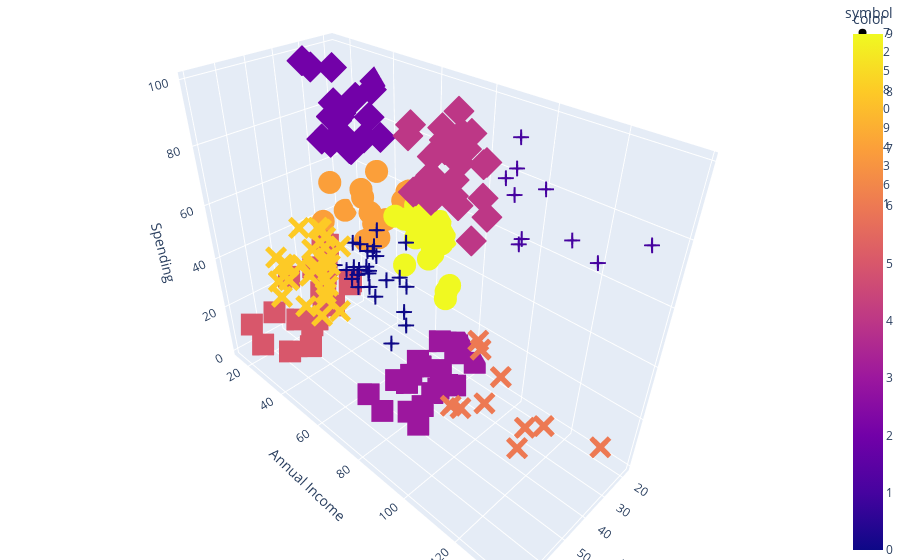

The notebook cell this image was saved under:
### Markdown cell above
# Let's do it in one go

### Code cell
# Initialising
model = KMeans(n_clusters=10)

# Now, we fit a model
model = model.fit(df_rel)

# Storing Model labels
colors = list(model.labels_)

# Going to visualise
import plotly.express as px
fig = px.scatter_3d(df_rel, x='Age', y='Annual Income', z='Spending',
              color=colors, symbol=colors)


# tight layout
fig.update_layout(margin=dict(l=0, r=0, b=0, t=0))
fig.show()

### Figure 1 — Plotly figure (JSON) as saved in the notebook; plotly's stock layout.template omitted (floating-point values rounded to 4 significant figures)
{"data": [{"hovertemplate": "symbol=7<br>Age=%{x}<br>Annual Income=%{y}<br>Spending=%{z}<br>color=%{marker.color}<extra></extra>", "legendgroup": "7", "marker": {"color": [7, 7, 7, 7, 7, 7, 7, 7, 7, 7, 7, 7, 7, 7, 7], "coloraxis": "coloraxis", "symbol": "circle"}, "mode": "markers", "name": "7", "scene": "scene", "showlegend": true, "type": "scatter3d", "x": [19, 31, 35, 31, 24, 27, 29, 31, 33, 31, 27, 19, 18, 19, 32], "y": [15, 17, 28, 39, 39, 40, 40, 40, 42, 43, 46, 46, 48, 48, 48], "z": [39, 40, 61, 61, 65, 47, 42, 42, 60, 54, 51, 55, 59, 59, 47]}, {"hovertemplate": "symbol=2<br>Age=%{x}<br>Annual Income=%{y}<br>Spending=%{z}<br>color=%{marker.color}<extra></extra>", "legendgroup": "2", "marker": {"color": [2, 2, 2, 2, 2, 2, 2, 2, 2, 2, 2, 2, 2, 2, 2, 2, 2, 2, 2, 2], "coloraxis": "coloraxis", "symbol": "diamond"}, "mode": "markers", "name": "2", "scene": "scene", "showlegend": true, "type": "scatter3d", "x": [21, 23, 22, 23, 30, 35, 24, 22, 20, 35, 25, 31, 29, 23, 21, 18, 21, 30, 20, 24], "y": [15, 16, 17, 18, 19, 19, 20, 20, 21, 23, 24, 25, 28, 29, 30, 33, 33, 34, 37, 38], "z": [81, 77, 76, 94, 72, 99, 77, 79, 66, 98, 73, 73, 82, 87, 73, 92, 81, 73, 75, 92]}, {"hovertemplate": "symbol=5<br>Age=%{x}<br>Annual Income=%{y}<br>Spending=%{z}<br>color=%{marker.color}<extra></extra>", "legendgroup": "5", "marker": {"color": [5, 5, 5, 5, 5, 5, 5, 5, 5, 5, 5, 5, 5, 5, 5, 5, 5, 5, 5, 5], "coloraxis": "coloraxis", "symbol": "square"}, "mode": "markers", "name": "5", "scene": "scene", "showlegend": true, "type": "scatter3d", "x": [20, 35, 64, 67, 58, 37, 35, 52, 35, 46, 54, 45, 40, 60, 53, 49, 42, 36, 48, 49], "y": [16, 18, 19, 19, 20, 20, 21, 23, 24, 25, 28, 28, 29, 30, 33, 33, 34, 37, 39, 39], "z": [6, 6, 3, 14, 15, 13, 35, 29, 35, 5, 14, 32, 31, 4, 4, 14, 17, 26, 36, 28]}, {"hovertemplate": "symbol=8<br>Age=%{x}<br>Annual Income=%{y}<br>Spending=%{z}<br>color=%{marker.color}<extra></extra>", "legendgroup": "8", "marker": {"color": [8, 8, 8, 8, 8, 8, 8, 8, 8, 8, 8, 8, 8, 8, 8, 8, 8, 8, 8, 8, 8, 8, 8, 8, 8, 8, 8], "coloraxis": "coloraxis", "symbol": "x"}, "mode": "markers", "name": "8", "scene": "scene", "showlegend": true, "type": "scatter3d", "x": [65, 50, 49, 59, 50, 51, 69, 53, 70, 67, 54, 63, 68, 70, 60, 60, 59, 57, 67, 55, 68, 67, 66, 68, 66, 65, 63], "y": [38, 40, 42, 43, 43, 44, 44, 46, 46, 47, 47, 48, 48, 49, 50, 50, 54, 54, 54, 57, 59, 62, 63, 63, 63, 63, 65], "z": [35, 55, 52, 60, 45, 50, 46, 46, 56, 52, 59, 51, 48, 55, 49, 56, 47, 51, 41, 58, 55, 59, 50, 43, 48, 52, 43]}, {"hovertemplate": "symbol=0<br>Age=%{x}<br>Annual Income=%{y}<br>Spending=%{z}<br>color=%{marker.color}<extra></extra>", "legendgroup": "0", "marker": {"color": [0, 0, 0, 0, 0, 0, 0, 0, 0, 0, 0, 0, 0, 0, 0, 0, 0, 0, 0, 0, 0, 0, 0, 0, 0, 0], "coloraxis": "coloraxis", "symbol": "cross"}, "mode": "markers", "name": "0", "scene": "scene", "showlegend": true, "type": "scatter3d", "x": [47, 43, 47, 45, 40, 49, 38, 46, 48, 50, 48, 40, 47, 48, 49, 49, 54, 38, 49, 51, 50, 38, 40, 43, 48, 56], "y": [43, 48, 49, 54, 54, 54, 54, 54, 54, 58, 60, 60, 60, 61, 62, 62, 63, 64, 65, 67, 67, 67, 69, 71, 77, 79], "z": [41, 50, 42, 53, 48, 42, 55, 44, 46, 46, 49, 40, 47, 42, 48, 56, 46, 42, 59, 43, 57, 40, 58, 35, 36, 35]}, {"hovertemplate": "symbol=9<br>Age=%{x}<br>Annual Income=%{y}<br>Spending=%{z}<br>color=%{marker.color}<extra></extra>", "legendgroup": "9", "marker": {"color": [9, 9, 9, 9, 9, 9, 9, 9, 9, 9, 9, 9, 9, 9, 9, 9, 9, 9, 9, 9, 9], "coloraxis": "coloraxis", "symbol": "circle"}, "mode": "markers", "name": "9", "scene": "scene", "showlegend": true, "type": "scatter3d", "x": [26, 23, 21, 22, 34, 18, 32, 24, 27, 20, 23, 26, 21, 19, 19, 18, 19, 27, 23, 25, 28], "y": [54, 54, 54, 57, 58, 59, 60, 60, 60, 61, 62, 62, 62, 63, 64, 65, 65, 67, 70, 72, 76], "z": [54, 52, 57, 55, 60, 41, 42, 52, 50, 49, 41, 55, 42, 54, 46, 48, 50, 56, 29, 34, 40]}, {"hovertemplate": "symbol=4<br>Age=%{x}<br>Annual Income=%{y}<br>Spending=%{z}<br>color=%{marker.color}<extra></extra>", "legendgroup": "4", "marker": {"color": [4, 4, 4, 4, 4, 4, 4, 4, 4, 4, 4, 4, 4, 4, 4, 4, 4, 4, 4, 4, 4, 4, 4, 4, 4, 4, 4, 4, 4], "coloraxis": "coloraxis", "symbol": "diamond"}, "mode": "markers", "name": "4", "scene": "scene", "showlegend": true, "type": "scatter3d", "x": [39, 31, 40, 38, 39, 31, 29, 32, 35, 32, 32, 28, 32, 34, 39, 38, 27, 30, 30, 29, 31, 36, 33, 32, 28, 36, 30, 27, 35], "y": [69, 70, 71, 71, 71, 72, 73, 73, 74, 75, 76, 77, 77, 78, 78, 78, 78, 78, 78, 79, 81, 85, 86, 87, 87, 87, 88, 88, 93], "z": [91, 77, 95, 75, 75, 71, 88, 73, 72, 93, 87, 97, 74, 90, 88, 76, 89, 78, 73, 83, 93, 75, 95, 63, 75, 92, 86, 69, 90]}, {"hovertemplate": "symbol=3<br>Age=%{x}<br>Annual Income=%{y}<br>Spending=%{z}<br>color=%{marker.color}<extra></extra>", "legendgroup": "3", "marker": {"color": [3, 3, 3, 3, 3, 3, 3, 3, 3, 3, 3, 3, 3, 3, 3, 3, 3, 3, 3, 3, 3, 3], "coloraxis": "coloraxis", "symbol": "square"}, "mode": "markers", "name": "3", "scene": "scene", "showlegend": true, "type": "scatter3d", "x": [59, 47, 20, 44, 19, 57, 25, 34, 43, 44, 47, 37, 34, 19, 50, 42, 36, 40, 36, 52, 58, 59], "y": [71, 71, 73, 73, 74, 75, 77, 78, 78, 78, 78, 78, 78, 81, 85, 86, 87, 87, 87, 88, 88, 93], "z": [11, 9, 5, 7, 10, 5, 12, 22, 17, 20, 16, 1, 1, 5, 26, 20, 27, 13, 10, 13, 15, 14]}, {"hovertemplate": "symbol=6<br>Age=%{x}<br>Annual Income=%{y}<br>Spending=%{z}<br>color=%{marker.color}<extra></extra>", "legendgroup": "6", "marker": {"color": [6, 6, 6, 6, 6, 6, 6, 6, 6, 6], "coloraxis": "coloraxis", "symbol": "x"}, "mode": "markers", "name": "6", "scene": "scene", "showlegend": true, "type": "scatter3d", "x": [37, 46, 41, 54, 41, 34, 33, 47, 45, 32], "y": [97, 98, 99, 101, 103, 103, 113, 120, 126, 137], "z": [32, 15, 39, 24, 17, 23, 8, 16, 28, 18]}, {"hovertemplate": "symbol=1<br>Age=%{x}<br>Annual Income=%{y}<br>Spending=%{z}<br>color=%{marker.color}<extra></extra>", "legendgroup": "1", "marker": {"color": [1, 1, 1, 1, 1, 1, 1, 1, 1, 1], "coloraxis": "coloraxis", "symbol": "cross"}, "mode": "markers", "name": "1", "scene": "scene", "showlegend": true, "type": "scatter3d", "x": [32, 29, 30, 28, 36, 32, 38, 35, 32, 30], "y": [97, 98, 99, 101, 103, 103, 113, 120, 126, 137], "z": [86, 88, 97, 68, 85, 69, 91, 79, 74, 83]}], "layout": {"coloraxis": {"colorbar": {"title": {"text": "color"}}, "colorscale": [[0, "#0d0887"], [0.1111, "#46039f"], [0.2222, "#7201a8"], [0.3333, "#9c179e"], [0.4444, "#bd3786"], [0.5556, "#d8576b"], [0.6667, "#ed7953"], [0.7778, "#fb9f3a"], [0.8889, "#fdca26"], [1, "#f0f921"]]}, "legend": {"title": {"text": "symbol"}, "tracegroupgap": 0}, "margin": {"b": 0, "l": 0, "r": 0, "t": 0}, "scene": {"domain": {"x": [0, 1], "y": [0, 1]}, "xaxis": {"title": {"text": "Age"}}, "yaxis": {"title": {"text": "Annual Income"}}, "zaxis": {"title": {"text": "Spending"}}}}}
